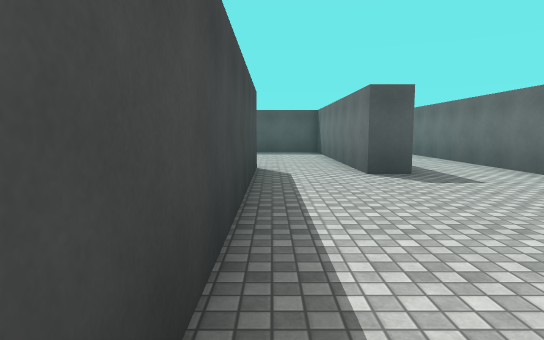
view 1 (above)

23 first-person views from a walk through a Unity game level. The camera is 1.4 m above the floor, tilts 6° down and sees 75° across. The floor is counted in squares, 2 m on a side. Each view is taken from the middle of a square. On the plan, view 1 faces up. The plan holds only what a view shows up to about 11 squares ahead; the rest is blank. The place goes on beyond the plan. The player character is not drawn. Surface patterns are stand-ins for the level's own textures.

view 2
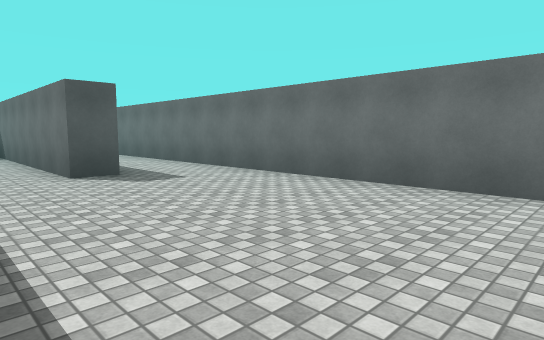

view 3
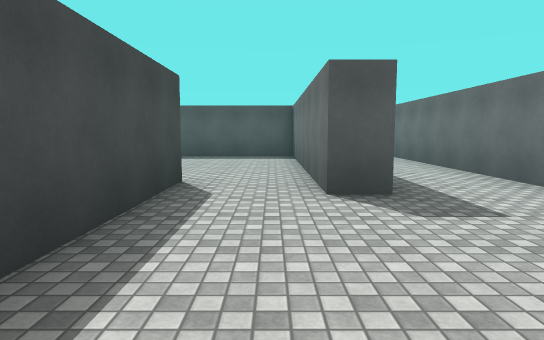

view 4
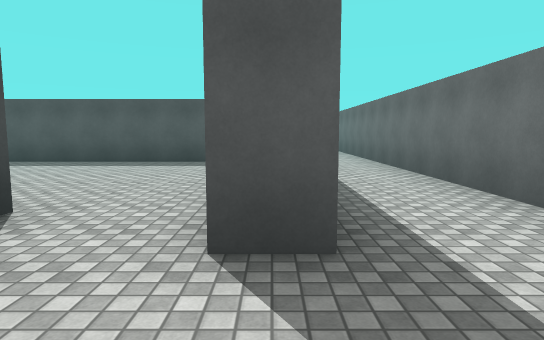

view 5
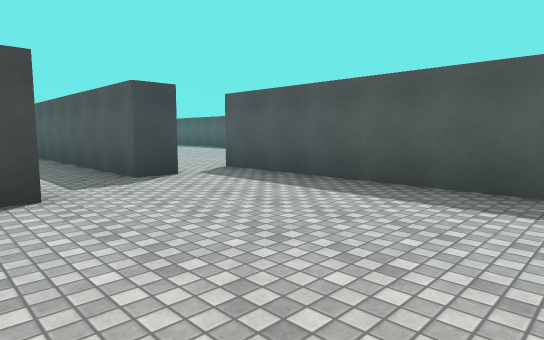

view 6
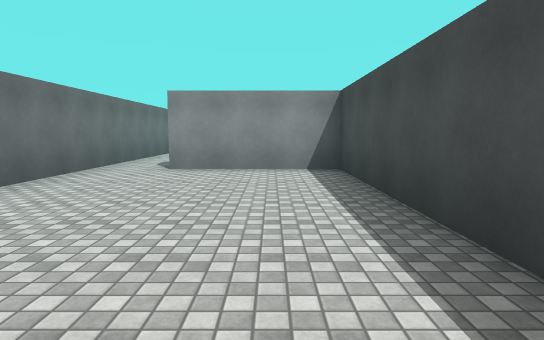

view 7
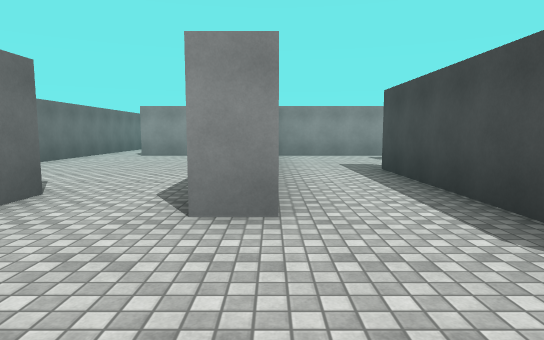

view 8
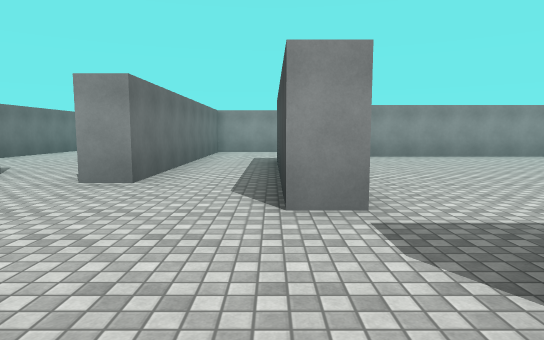

view 9
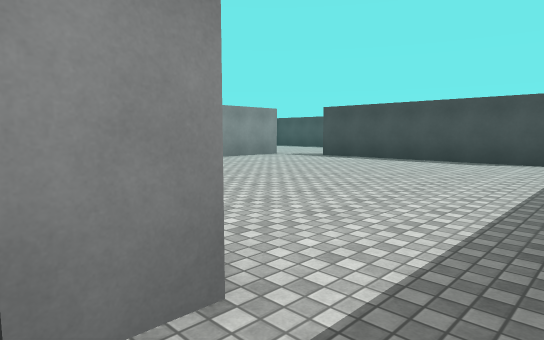

view 10
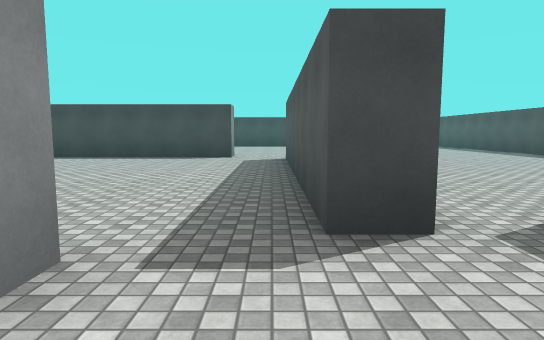

view 11
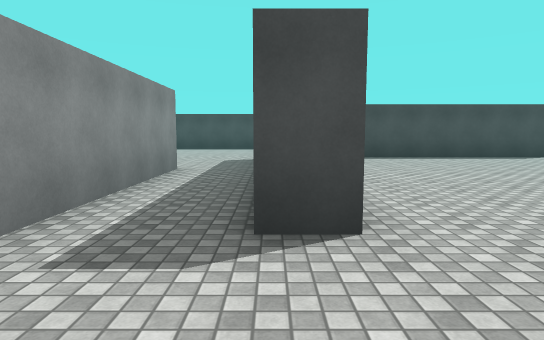

view 12
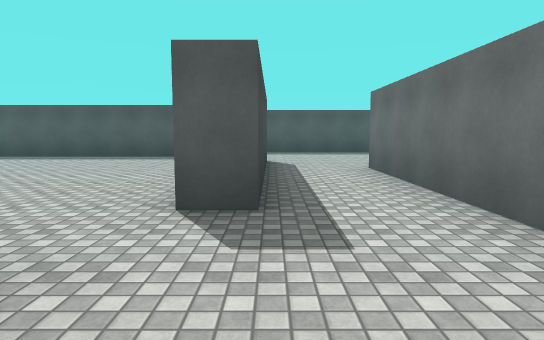

view 13
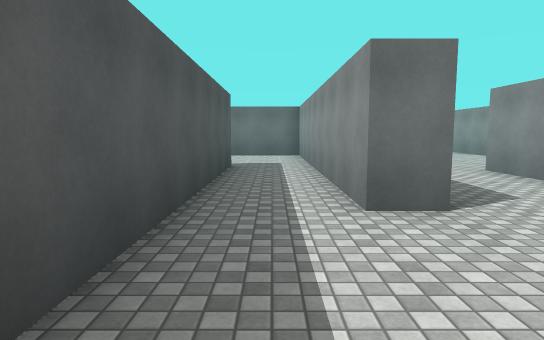

view 14
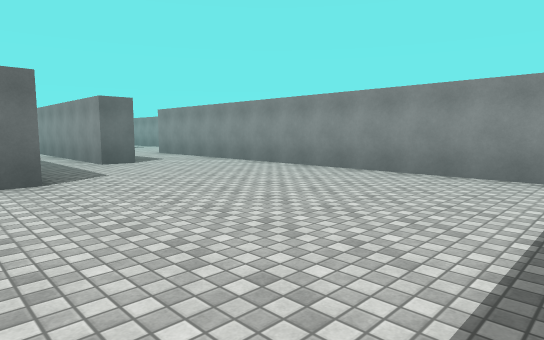

view 15
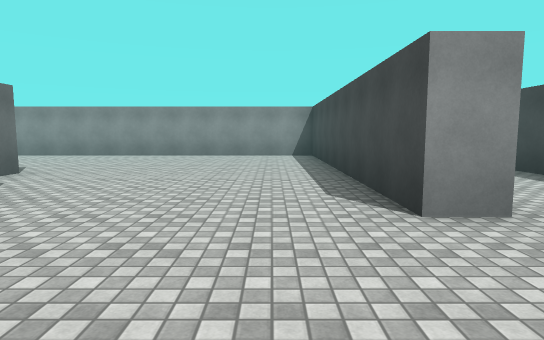

view 16
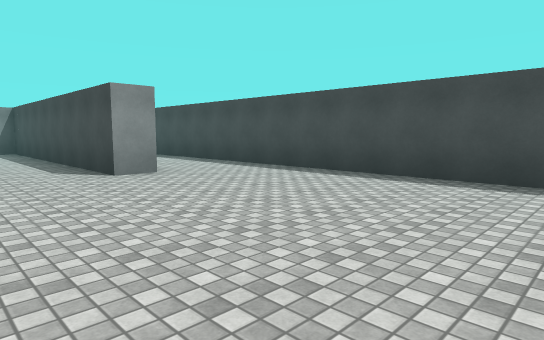

view 17
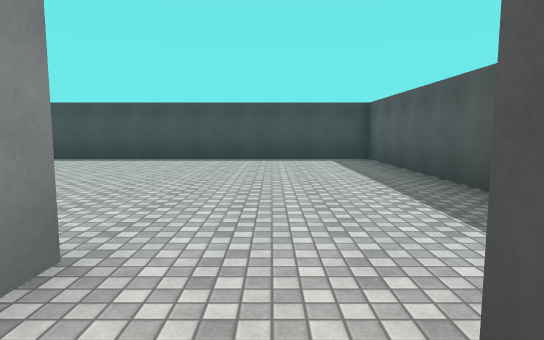

view 18
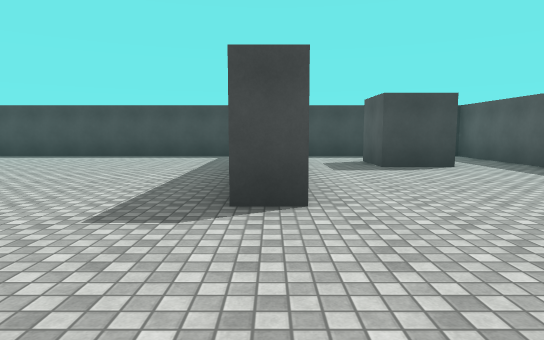

view 19
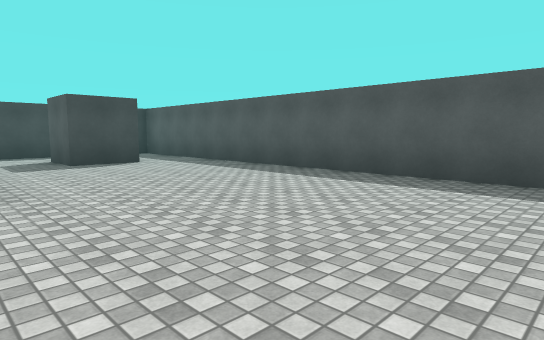

view 20
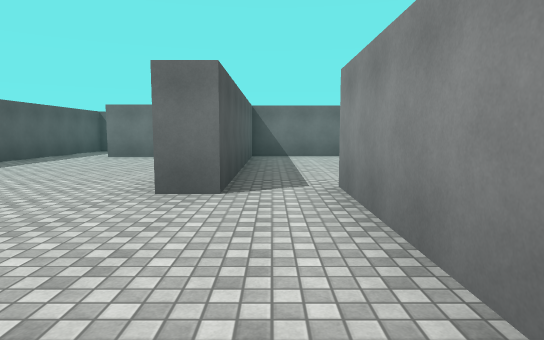

view 21
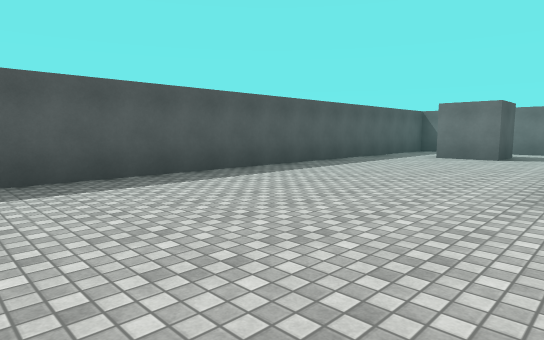

view 22
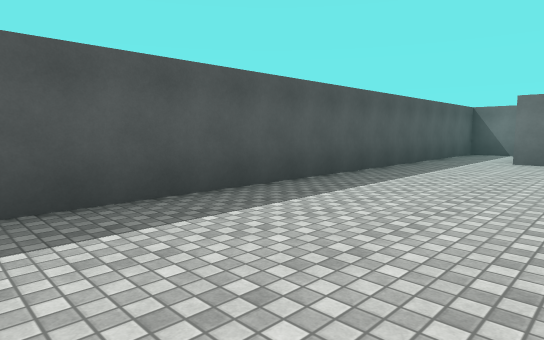

view 23
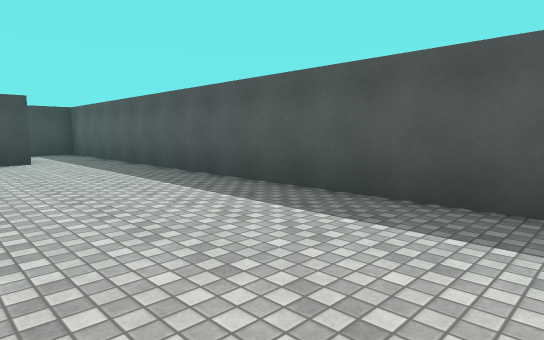

### Floor plan
Points are (right, up) in squares from view 1. A wall is a line through its corners. A room is listed if a view was taken in it or the views show most of it. See-through windows are left out.
Room 1 (views 1, 2, 3, 4, 6)
walls: (2.5, 6) (1.6, 6) (1.6, 7.5); (-0.3, 7.1) (-0.3, -0.8) (3, -0.8); (4.5, -0.5) (4.5, 15.1)
ways out: opening at (0.5, 6.5) to room 2; opening at (3.5, 13.5) to room 5; opening at (3.5, -1)
Room 2 (views 5, 7, 8, 9, 10)
walls: (-1.1, 7.1) (-0.3, 7.1); (-4, 8.8) (-3.1, 8.8) (-3.1, 7.6); (-4.4, 11.1) (-4.4, 10.4); (1.6, 7.5) (1.6, 12.6) (-5, 12.6)
ways out: opening at (0.5, 6.5) to room 1; opening at (-3.7, 8.7) to room 3; opening at (-4, 12) to room 5
Room 3 (views 11, 12, 17)
walls: (-4.4, 1.7) (-4.4, 0.9) (-8.6, 0.9); (-3.1, 7.6) (-3.1, 3.2) (-3.9, 3.2); (-11, 1.6) (-5.9, 1.6); (-4.4, 10.4) (-11.6, 10.4); (-8.9, -0.8) (-1.1, -0.8) (-1.1, 7.1); (-12.9, 8.8) (-12.1, 8.8) (-12.1, 3.4)
ways out: opening at (-3.7, 8.7) to room 2; opening at (-11.5, 9.5) to room 4; opening at (-10, 1.7) to room 4
Room 4 (views 13, 14, 15, 16)
walls: (-18.1, 4.1) (-17.3, 4.1) (-17.3, -4) (-9.6, -4); (-11.6, 0.7) (-11.6, 1.4); (-15.1, 12.6) (-20.5, 12.6) (-20.5, 5.4); (-8.6, 0.9) (-11, 0.9); (-8.9, -1.6) (-8.9, -0.8)
ways out: opening at (-11.5, 9.5) to room 3; opening at (-10, 1.7) to room 3; opening at (-12.5, 12) to room 5; opening at (-19.5, 4.5); opening at (-8.5, -2.5)
Room 5 (views 18, 19, 20, 21, 22, 23)
walls: (-5, 12.6) (-5, 13.4); (-8, 11.1) (-4.4, 11.1); (-13.3, 13.4) (-13.3, 12.5); (-17.3, 16.9) (-17.3, 15.3) (-18.8, 15.3); (2.7, 15.3) (1.3, 15.3) (1.3, 16.7); (4.1, 18.5) (-20.5, 18.5) (-20.5, 17.4); (-20.5, 15.7) (-20.5, 14); (4.5, 17.2) (4.5, 18.1)
ways out: opening at (3.5, 13.5) to room 1; opening at (-4, 12) to room 2; opening at (-12.5, 12) to room 4

Positions as (right, up) in squares from view 1, and headings:
1: (0, 0), facing up
2: (0, 0), facing up-right
3: (1, 2), facing up
4: (2, 4), facing up
5: (1, 8), facing up-left
6: (1, 6), facing down
7: (-1, 10), facing down
8: (-3, 12), facing down
9: (-3, 10), facing down-left
10: (-2, 10), facing left
11: (-2, 1), facing left
12: (-3, 0), facing up
13: (-12, 0), facing right
14: (-17, 2), facing down-right
15: (-16, 7), facing down
16: (-15, 10), facing down-left
17: (-11, 10), facing left
18: (-10, 13), facing left
19: (-9, 13), facing up-left
20: (-9, 12), facing right
21: (-9, 13), facing up-right
22: (-8, 15), facing up-right
23: (-8, 15), facing up-left
